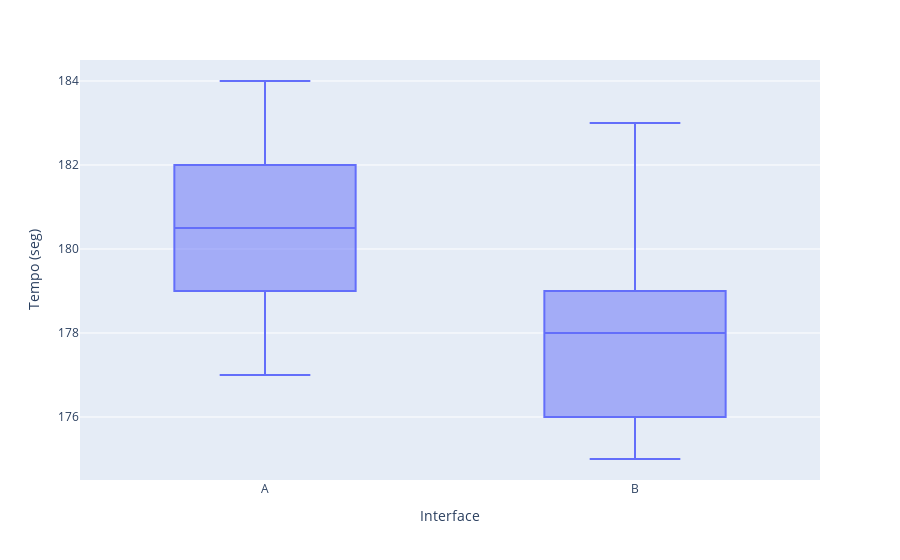

The code cell stored with this chart in its notebook:
### Markdown cell above
### <center>Base redistribuida

### Code cell
px.box(df_base, x="Interface", y="Tempo (seg)")

### Figure 1 — Plotly figure (JSON) as saved in the notebook; plotly's stock layout.template omitted (floating-point values rounded to 4 significant figures)
{"data": [{"alignmentgroup": "True", "hovertemplate": "Interface=%{x}<br>Tempo (seg)=%{y}<extra></extra>", "legendgroup": "", "marker": {"color": "#636efa"}, "name": "", "notched": false, "offsetgroup": "", "orientation": "v", "showlegend": false, "type": "box", "x": ["A", "A", "A", "A", "A", "A", "A", "A", "A", "A", "B", "B", "B", "B", "B", "B", "B", "B", "B"], "x0": " ", "xaxis": "x", "y": [180, 182, 178, 181, 183, 179, 184, 177, 180, 181, 179, 175, 179, 177, 178, 183, 176, 178, 176], "y0": " ", "yaxis": "y"}], "layout": {"boxmode": "group", "legend": {"tracegroupgap": 0}, "margin": {"t": 60}, "xaxis": {"anchor": "y", "domain": [0, 1], "title": {"text": "Interface"}}, "yaxis": {"anchor": "x", "domain": [0, 1], "title": {"text": "Tempo (seg)"}}}}
